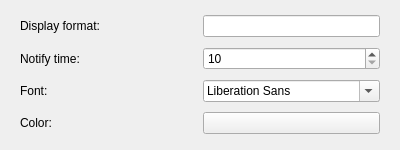
<?xml version="1.0" encoding="UTF-8"?>
<ui version="4.0">
 <class>Config</class>
 <widget class="QWidget" name="Config">
  <property name="geometry">
   <rect>
    <x>0</x>
    <y>0</y>
    <width>400</width>
    <height>150</height>
   </rect>
  </property>
  <property name="sizePolicy">
   <sizepolicy hsizetype="Preferred" vsizetype="Preferred">
    <horstretch>0</horstretch>
    <verstretch>0</verstretch>
   </sizepolicy>
  </property>
  <property name="minimumSize">
   <size>
    <width>400</width>
    <height>0</height>
   </size>
  </property>
  <property name="windowTitle">
   <string>Form</string>
  </property>
  <layout class="QVBoxLayout" name="verticalLayout">
   <property name="sizeConstraint">
    <enum>QLayout::SetMinimumSize</enum>
   </property>
   <property name="leftMargin">
    <number>20</number>
   </property>
   <property name="rightMargin">
    <number>20</number>
   </property>
   <item>
    <layout class="QHBoxLayout" name="horizontalLayout_2">
     <item>
      <widget class="QLabel" name="label">
       <property name="sizePolicy">
        <sizepolicy hsizetype="MinimumExpanding" vsizetype="Preferred">
         <horstretch>0</horstretch>
         <verstretch>0</verstretch>
        </sizepolicy>
       </property>
       <property name="text">
        <string>Display format:</string>
       </property>
      </widget>
     </item>
     <item>
      <widget class="QLineEdit" name="format">
       <property name="sizePolicy">
        <sizepolicy hsizetype="MinimumExpanding" vsizetype="Fixed">
         <horstretch>0</horstretch>
         <verstretch>0</verstretch>
        </sizepolicy>
       </property>
      </widget>
     </item>
    </layout>
   </item>
   <item>
    <layout class="QHBoxLayout" name="horizontalLayout">
     <item>
      <widget class="QLabel" name="label_2">
       <property name="sizePolicy">
        <sizepolicy hsizetype="MinimumExpanding" vsizetype="Preferred">
         <horstretch>0</horstretch>
         <verstretch>0</verstretch>
        </sizepolicy>
       </property>
       <property name="text">
        <string>Notify time:</string>
       </property>
      </widget>
     </item>
     <item>
      <widget class="QSpinBox" name="notify_time">
       <property name="sizePolicy">
        <sizepolicy hsizetype="MinimumExpanding" vsizetype="Fixed">
         <horstretch>0</horstretch>
         <verstretch>0</verstretch>
        </sizepolicy>
       </property>
       <property name="minimum">
        <number>10</number>
       </property>
       <property name="maximum">
        <number>300</number>
       </property>
      </widget>
     </item>
    </layout>
   </item>
   <item>
    <layout class="QHBoxLayout" name="horizontalLayout_3">
     <item>
      <widget class="QLabel" name="label_3">
       <property name="sizePolicy">
        <sizepolicy hsizetype="Preferred" vsizetype="Preferred">
         <horstretch>0</horstretch>
         <verstretch>0</verstretch>
        </sizepolicy>
       </property>
       <property name="text">
        <string>Font:</string>
       </property>
      </widget>
     </item>
     <item>
      <widget class="QFontComboBox" name="font">
       <property name="sizePolicy">
        <sizepolicy hsizetype="Ignored" vsizetype="Fixed">
         <horstretch>0</horstretch>
         <verstretch>0</verstretch>
        </sizepolicy>
       </property>
      </widget>
     </item>
    </layout>
   </item>
   <item>
    <layout class="QHBoxLayout" name="horizontalLayout_4">
     <item>
      <widget class="QLabel" name="label_4">
       <property name="sizePolicy">
        <sizepolicy hsizetype="MinimumExpanding" vsizetype="Preferred">
         <horstretch>0</horstretch>
         <verstretch>0</verstretch>
        </sizepolicy>
       </property>
       <property name="text">
        <string>Color:</string>
       </property>
      </widget>
     </item>
     <item>
      <widget class="KColorButton" name="color">
       <property name="sizePolicy">
        <sizepolicy hsizetype="MinimumExpanding" vsizetype="Fixed">
         <horstretch>0</horstretch>
         <verstretch>0</verstretch>
        </sizepolicy>
       </property>
      </widget>
     </item>
    </layout>
   </item>
  </layout>
 </widget>
 <customwidgets>
  <customwidget>
   <class>KColorButton</class>
   <extends>QPushButton</extends>
   <header>kcolorbutton.h</header>
  </customwidget>
 </customwidgets>
 <resources/>
 <connections/>
</ui>
